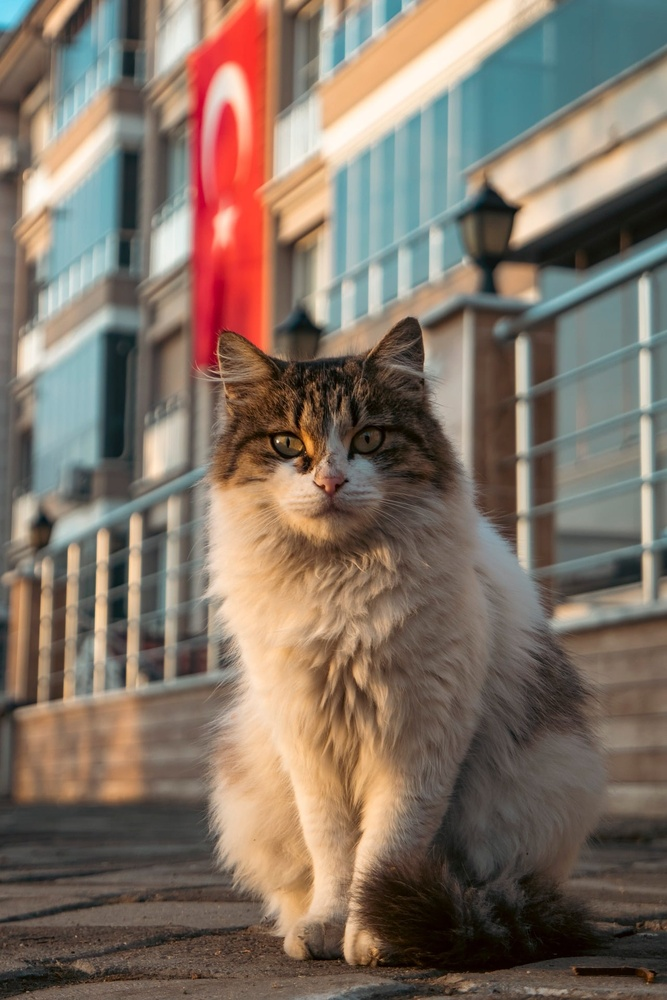
#> input picture img/cat.jpg, 667 x 1000 px, shrunk from 1280 x 1920 before the run
$ python Day5.py
#> lines starting #> are read from the running program, lines starting #| are printed output that depends on the picture
import numpy as np
import matplotlib.pyplot as plt
from PIL import Image


# tiny = np.array ([[0, 120],
#                   [220, 255]])

# plt.imshow(tiny, cmap='Blues')
# plt.show()

img= np.array(Image.open("img/cat.jpg").convert("RGB"))
#> img is the input picture: shape (1000, 667, 3); mean R, G, B 129.6, 114.3, 101.4

# plt.imshow(img)
# plt.show()

h, w, _ = img.shape
#> h = 1000; w = 667

print("Img shaped", h, w, _)
#| Img shaped 1000 667 3

crop = img[h // 4 : 3 * h // 4, w // 4 : 3 * w // 4]
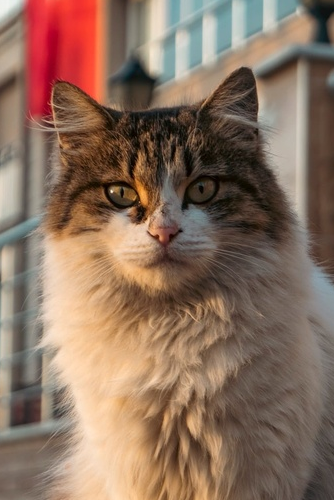
#> crop: shape (500, 334, 3); mean R, G, B 138.7, 112.1, 94.9
flip = img[:, ::-1]
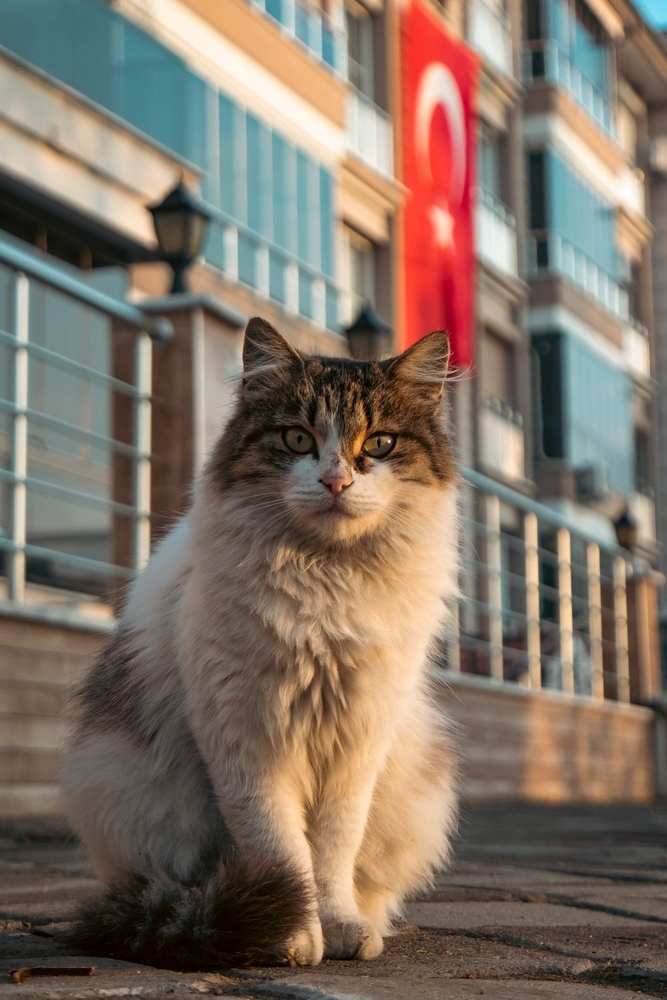
#> flip: shape (1000, 667, 3); mean R, G, B 129.6, 114.3, 101.4
gray = (0.299 * img[:, :, 0] + 0.587 * img[:, :, 1] + 0.114 * img[:, :, 2]).astype(np.uint8)
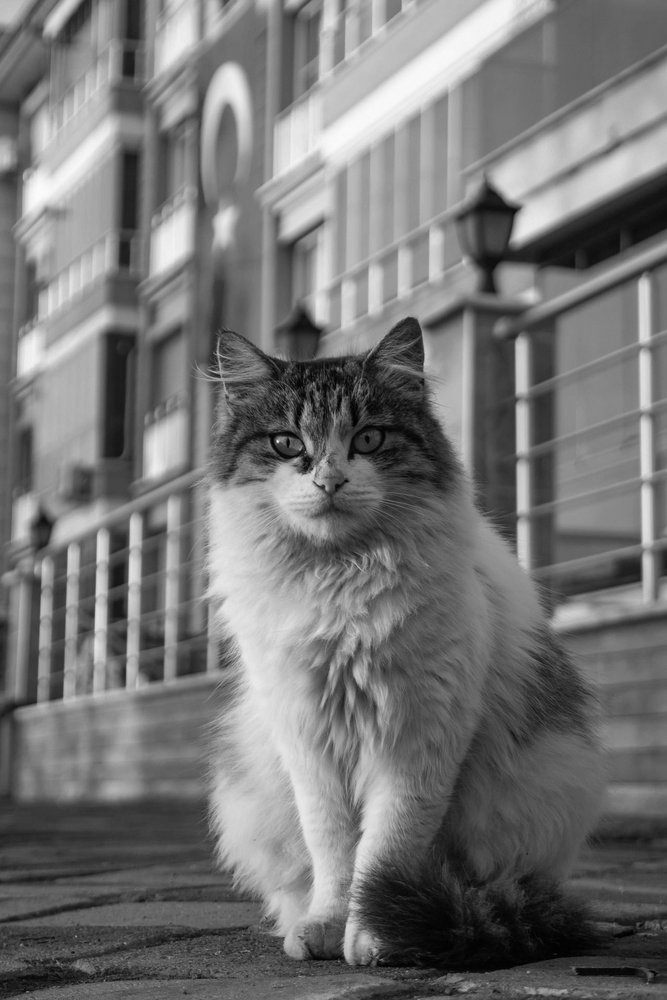
#> gray: shape (1000, 667); min 0, max 252, mean 116.9

# [6 lines of commented-out code are left out]

fig, axes = plt.subplots(1, 4, figsize=(12, 3))

axes[0].imshow(img)
axes[0].set_title("original")

axes[1].imshow(crop)
axes[1].set_title("crop")

axes[2].imshow(flip)
axes[2].set_title("flip")

axes[3].imshow(gray, cmap="gray")
axes[3].set_title("gray")


axes[0].imshow(img)
axes[0].set_title("original")
axes[0].axis("off")


plt.savefig("img/cat_collage.png", dpi=150, bbox_inches="tight")
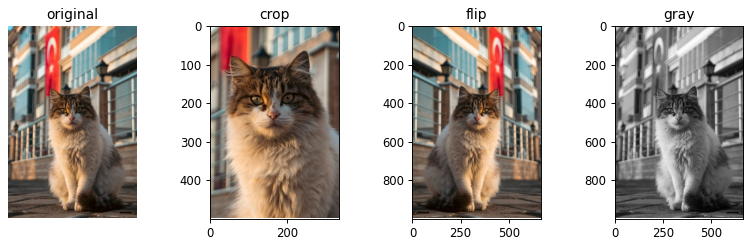
#> figure drawn by matplotlib, 4 panels
plt.show()
